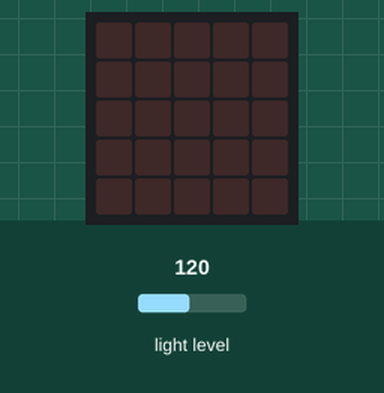
A program run on a simulated BBC micro:bit (MakeCode). Parts: the board's 5×5 LED display. The test bench sets the inputs (shaded band); at power-on: light level 120.

Above: at 1.2 s.
1.3 s: light level set to 102
2.8 s: light level set to 96
At 3.6 s:
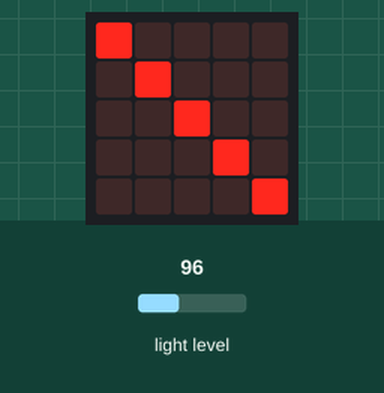
4.3 s: light level set to 128
At 5.4 s:
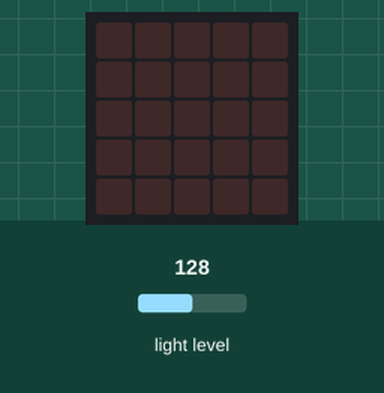
5.9 s: light level set to 5
At 7.1 s:
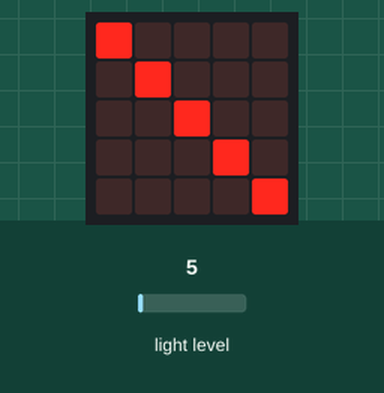
7.4 s: light level set to 191
At 8.9 s:
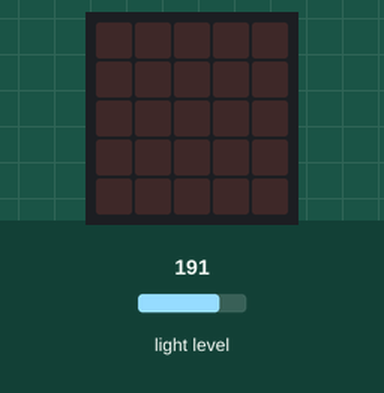
Timing chart, 0 to 10.0 s (numbered marks = the images above; inputs shaded):
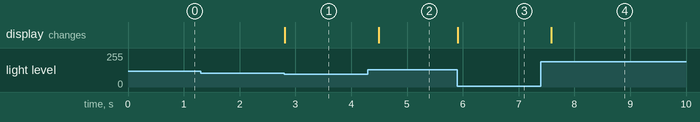

Measured:
- the behaviour switches between 100 and 99 on light level (found by bisection; images 0 and 1)
- after the input at 1.3 s, every drawn part: stays the same
- after the input at 2.8 s, the display: changes at once (image 1)
- after the input at 4.3 s, the display: changes after 0.19 s (image 2)
- after the input at 5.9 s, the display: changes at once (image 3)
- after the input at 7.4 s, the display: changes after 0.19 s (image 4)

The program:

main.ts
```typescript
basic.forever(function () {
    if (input.lightLevel() < 100) {
        basic.showLeds(`
            # . . . .
            . # . . .
            . . # . .
            . . . # .
            . . . . #
            `)
    } else {
        basic.clearScreen()
    }
})
```

test.ts
```typescript
// testes vão aqui; isto não será compilado quando este pacote for usado como uma extensão.
```
